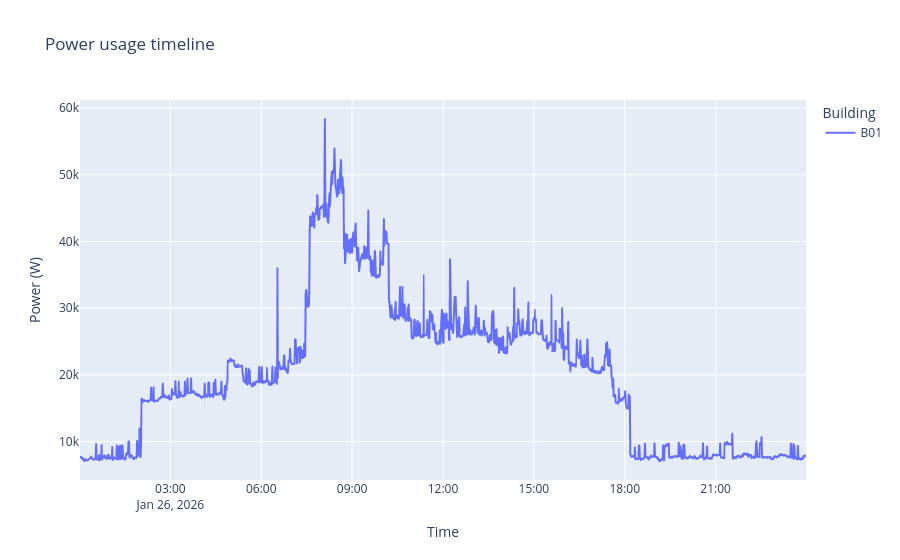
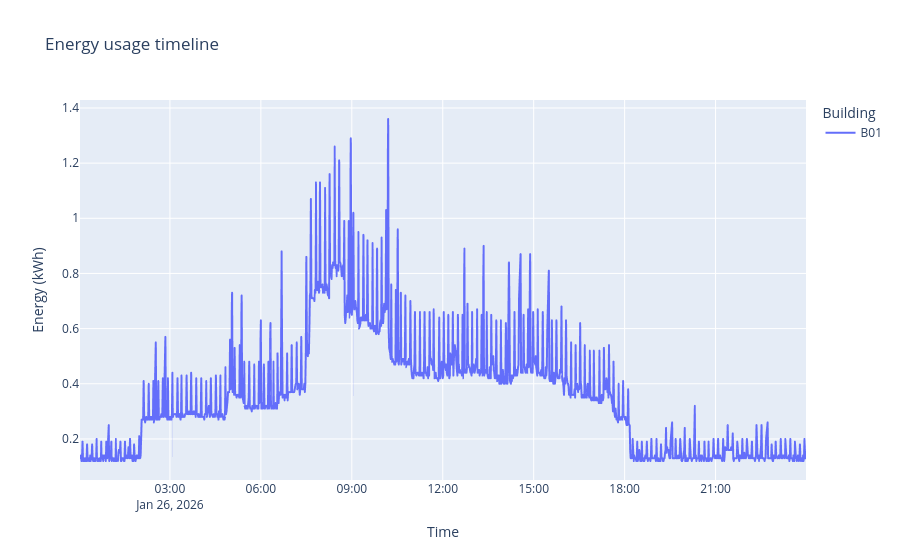

The notebook cell these images were saved under, in order:
### Code cell
# How do the daily power usage timelines of buildings X and Y differ?

q = """
PREFIX s4bldg: <https://saref.etsi.org/saref4bldg/>

SELECT ?building WHERE {
  ?building a s4bldg:Building .
}
"""

kwh_row = []
w_row = []

for (bldg_uri,) in g.query(q):
    q2 = f"""
    PREFIX saref: <https://saref.etsi.org/core/>
    PREFIX EX: <https://example.org/>
    PREFIX saref4ab: <https://linkeddata.arnhemsbuiten.nl/ontology/saref4ab/>

    SELECT ?meter ?time ?value ?property WHERE{{
      ?meter EX:measuresBuilding <{bldg_uri}> .
      FILTER NOT EXISTS{{
        ?meter a saref4ab:ChargePointMeter
      }}
      FILTER STRSTARTS(
        STR(?meter),
        "https://cgi.com/hedgeiot/meter/"
      )
      ?observation saref:madeBy ?meter ;
                   saref:hasResult ?result ;
                   saref:hasTimestamp ?time .
      ?result saref:hasValue ?value ;
              saref:isMeasuredIn ?property .
    }} 
    ORDER BY ?meter ?time
    """

    result = g.query(q2)

    if result:
        _, bldg_name = split_uri(bldg_uri)
        bldg_kWh = defaultdict(float)
        bldg_W = defaultdict(list)

        meter_vals = defaultdict(lambda: defaultdict(lambda: defaultdict(list)))
        for meter_uri, time, value, prpt_uri in result:
            minute = time[:16]
            meter_vals[meter_uri][prpt_uri][minute].append(float(value))

        complete = defaultdict(list)
        meter_counter = 0
        for meter_uri, properties in meter_vals.items():
            meter_counter += 1
            for prpt_uri, times in properties.items():
                prpt_name = prpt_uri.split("/")[-1]
                for time, values in times.items():
                    if prpt_name == "KiloW-HR":
                        if len(values) == 4:
                            complete[time].append(max(values))

                    elif prpt_name == "W":
                        if len(values) == 4:
                            bldg_W[time].append(max(values))
        
        sorted_time = sorted(complete.keys())
        
        for i in range(1, len(sorted_time)):
            prev_t = sorted_time[i-1]
            cur_t = sorted_time[i]

            if len(complete[cur_t]) == meter_counter and len(complete[prev_t]) == meter_counter:
                bldg_kWh[cur_t] += sum(complete[cur_t]) - sum(complete[prev_t])

        for time, val in bldg_kWh.items():
            kwh_row.append({"building": bldg_name, "time": pd.to_datetime(time), "kwh": val})

        for time, vals in bldg_W.items():
            w_row.append({"building": bldg_name, "time": pd.to_datetime(time), "power": sum(vals)})

        if bldg_name == "B09":
            print(bldg_name, sorted(list(complete.items()))[-30:])

kwh_df = pd.DataFrame(kwh_row).sort_values("time")
w_df = pd.DataFrame(w_row).sort_values("time")

bldgs = sorted(w_df["building"].unique())

bldg_x = widgets.Dropdown(options=bldgs, description="Building X:")
bldg_y = widgets.Dropdown(options=bldgs, description="Building Y:")

def show_graphs(building_x, building_y):
    w_filtered = w_df[w_df["building"].isin([building_x, building_y])]
    kwh_filtered = kwh_df[kwh_df["building"].isin([building_x, building_y])]

    fig_w = px.line(
        w_filtered,
        x="time",
        y="power",
        color="building",
        title="Power usage timeline",
        labels={"time": "Time", "power": "Power (W)", "building": "Building"}
    )
    fig_w.show()

    fig_kwh = px.line(
        kwh_filtered,
        x="time",
        y="kwh",
        color="building",
        title="Energy usage timeline",
        labels={"time": "Time", "kwh": "Energy (kWh)", "building": "Building"}
    )
    fig_kwh.show()

widgets.interactive(show_graphs, building_x=bldg_x, building_y=bldg_y)

### Figure 1 — Plotly figure (JSON) as saved in the notebook; plotly's stock layout.template omitted (floating-point values rounded to 4 significant figures; data arrays with more than 128 entries replaced by an {"elided": "..."} marker saying what was removed)
{"data": [{"hovertemplate": "Building=B01<br>Time=%{x}<br>Power (W)=%{y}<extra></extra>", "legendgroup": "B01", "line": {"color": "#636efa", "dash": "solid"}, "marker": {"symbol": "circle"}, "mode": "lines", "name": "B01", "showlegend": true, "type": "scattergl", "x": {"elided": "1348 str values"}, "xaxis": "x", "y": {"elided": "1348 float values"}, "yaxis": "y"}], "layout": {"autosize": true, "legend": {"title": {"text": "Building"}, "tracegroupgap": 0}, "title": {"text": "Power usage timeline"}, "xaxis": {"anchor": "y", "autorange": true, "domain": [0, 1], "range": ["2026-01-26 00:01", "2026-01-26 23:59"], "title": {"text": "Time"}, "type": "date"}, "yaxis": {"anchor": "x", "autorange": true, "domain": [0, 1], "range": [4263.0, 61210.0], "title": {"text": "Power (W)"}, "type": "linear"}}}

### Figure 2 — Plotly figure (JSON) as saved in the notebook; plotly's stock layout.template omitted (floating-point values rounded to 4 significant figures; data arrays with more than 128 entries replaced by an {"elided": "..."} marker saying what was removed)
{"data": [{"hovertemplate": "Building=B01<br>Time=%{x}<br>Energy (kWh)=%{y}<extra></extra>", "legendgroup": "B01", "line": {"color": "#636efa", "dash": "solid"}, "marker": {"symbol": "circle"}, "mode": "lines", "name": "B01", "showlegend": true, "type": "scattergl", "x": {"elided": "1341 str values"}, "xaxis": "x", "y": {"elided": "1341 float values"}, "yaxis": "y"}], "layout": {"autosize": true, "legend": {"title": {"text": "Building"}, "tracegroupgap": 0}, "title": {"text": "Energy usage timeline"}, "xaxis": {"anchor": "y", "autorange": true, "domain": [0, 1], "range": ["2026-01-26 00:02", "2026-01-26 23:59"], "title": {"text": "Time"}, "type": "date"}, "yaxis": {"anchor": "x", "autorange": true, "domain": [0, 1], "range": [0.05111, 1.429], "title": {"text": "Energy (kWh)"}, "type": "linear"}}}
